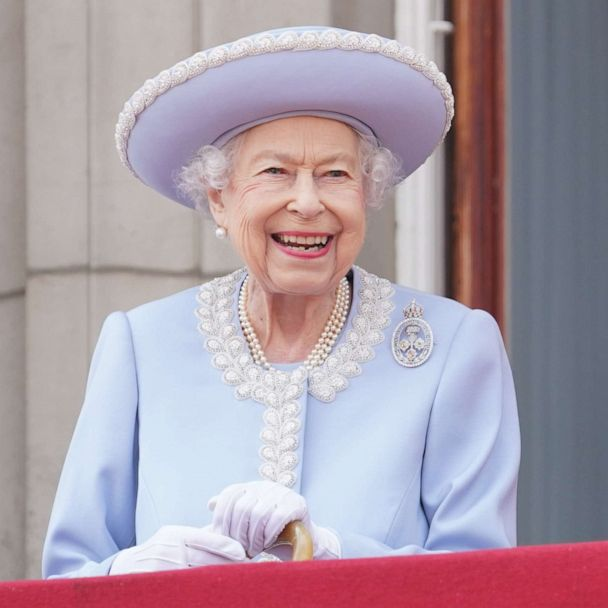
%> input picture Assignment 4 - Color and Multi-scale Representations/src/media/queen.jpg, 608 x 608 px
$ octave ex6.m   (GNU Octave 9; MATLAB toolbox functions it lacks are replaced by stand-ins)
%> lines starting %> are read from the running program, lines starting %| are printed output that depends on the picture
### Assignment 4 - Color and Multi-scale Representations/src/gray2rgb.m
function rgb = gray2rgb(gray, im)
    I_ycbcr = rgb2ycbcr(double(im)./255);
    J_ycbcr = cat(3,gray,I_ycbcr(:,:,2),I_ycbcr(:,:,3));
    rgb = ycbcr2rgb(J_ycbcr);
end

### Assignment 4 - Color and Multi-scale Representations/src/ex6.m
rng(42); % seed

img = im2double(imread("./media/queen.jpg"));

[img, img_clustered, edges, im_stylized] = filter(img);


% 6. Plot and store the results
imwrite(im2uint8(img), "./out/6.img.jpg");
imwrite(im2uint8(img_clustered), "./out/6.img_clustered.jpg");
imwrite(im2uint8(edges), "./out/6.img_clustered_edges.jpg");
imwrite(im2uint8(im_stylized), "./out/6.im_stylized.jpg");


function [img, img_clustered, edges, im_stylized] = filter(img)
    % 1. Cluster the image colors
    clusters = 16;
    [img_clustered, cluster_idx, cluster_center ] = clusterColors(img, clusters);
%> in clusterColors, `[cluster_idx, cluster_center] = kmeans(A, n_clusters);`: cluster_center = 16 rows, first 12: [0.858 0.895 0.95; 0.729 0.696 0.689; 0.752 0.528 0.5; 0.403 0.429 0.486; 0.462 0.257 0.24; 0.752 0.203 0.309; 0.576 0.523 0.54; 0.62 0.397 0.35; 0.638 0.594 0.614; 0.659 0.652 0.78; 0.778 0.832 0.931; 0.505 0.57 0.77]
%> in clusterColors, `img_clustered = reshape(cluster_center(cluster_idx, :), size(img, 1), ..`:
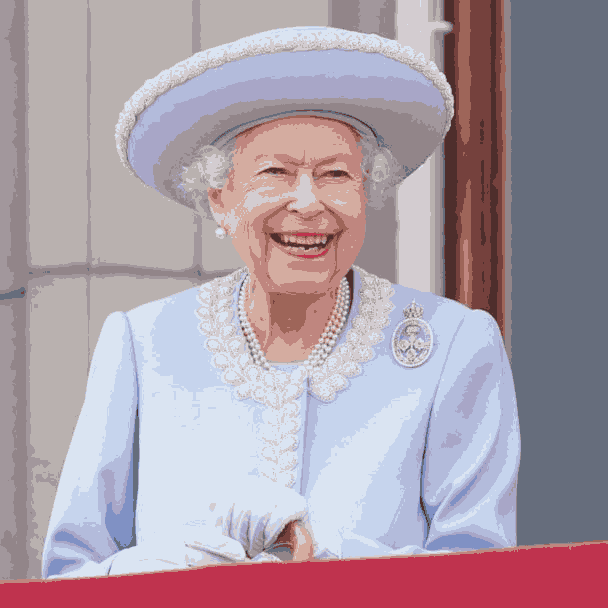
%> img_clustered: size 608x608x3 double; mean R, G, B 0.675, 0.612, 0.656; mean of the top-left, top-right, bottom-left and bottom-right quarters 0.683, 0.522, 0.743, 0.641

    % 2. Find edges using Canny algorithm
    edges = edge(rgb2gray(img), 'canny', 0.1);
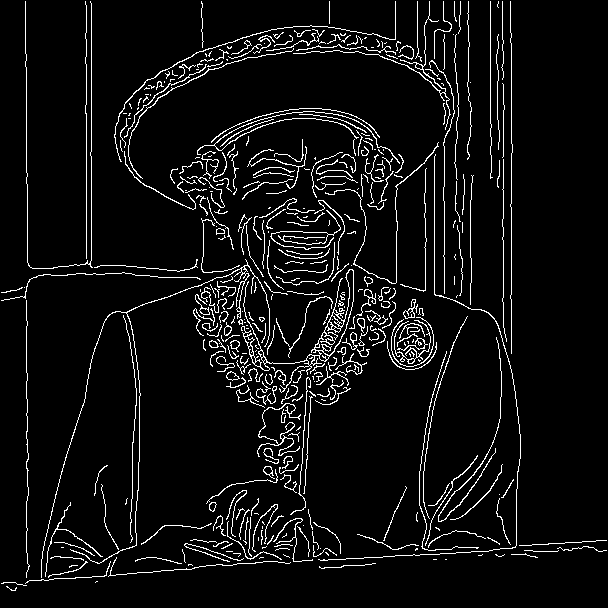
%> edges: size 608x608 logical; 6% white in thin lines or dots

    % 4. Use the edges as a mask to stylize the image
    im_stylized = img_clustered.*~edges;
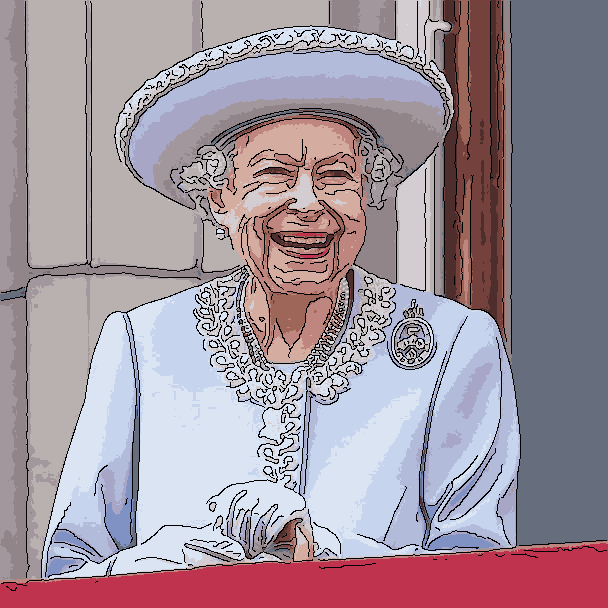
%> im_stylized: size 608x608x3 double; mean R, G, B 0.632, 0.573, 0.614

    % 5. Saturate the colors in HSV space
    im_stylized = rgb2hsv(im_stylized);
%> im_stylized: size 608x608x3 double; mean H, S, V 0.497, 0.182, 0.681
    im_stylized(:, :, 2) = im_stylized(:, :, 2)*1.5;
%> im_stylized: size 608x608x3 double; mean H, S, V 0.497, 0.273, 0.681
    im_stylized = hsv2rgb(im_stylized);
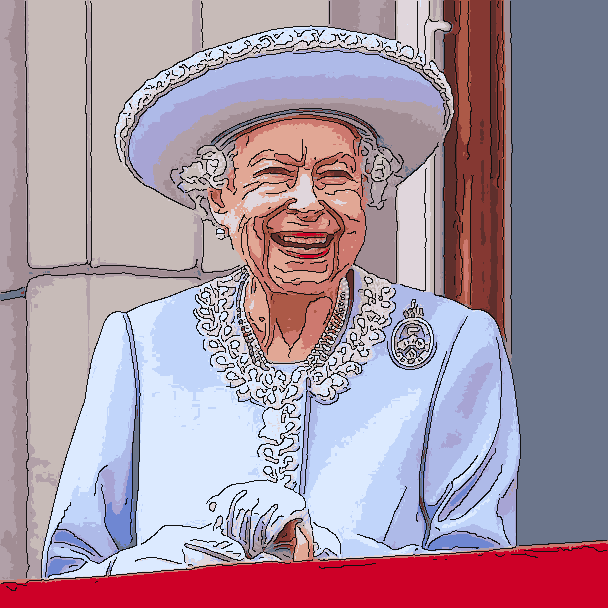
%> im_stylized: size 608x608x3 double; mean R, G, B 0.607, 0.519, 0.581; drawn with min black and max white

    edges = gray2rgb(edges, img);
%> in gray2rgb, `I_ycbcr = rgb2ycbcr(double(im)./255);`: I_ycbcr: size 608x608x3 double; mean of channels 1, 2, 3 0.0649, 0.502, 0.502
%> in gray2rgb, `J_ycbcr = cat(3,gray,I_ycbcr(:,:,2),I_ycbcr(:,:,3));`: J_ycbcr: size 608x608x3 double; mean of channels 1, 2, 3 0.0601, 0.502, 0.502
    imshow([img, img_clustered, edges, im_stylized], []);
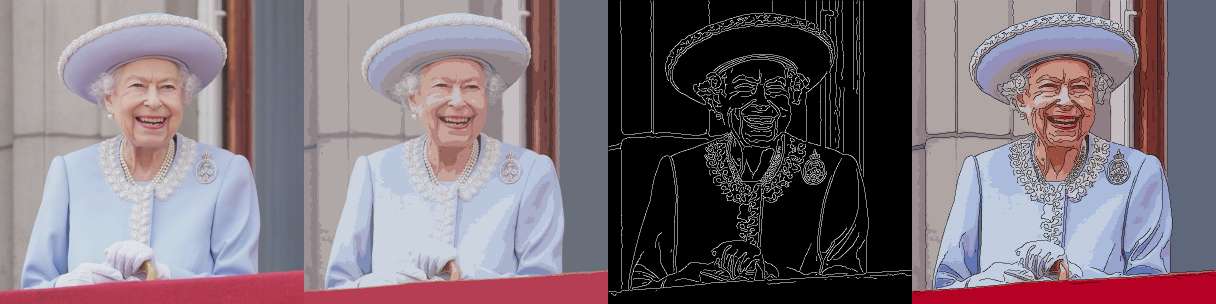
%> displayed picture: size 608x2432x3, on the screen's scale of 0 to 255 (shown at 1/2 size); mean R, G, B 122.9, 111.2, 119.3

    function [img_clustered, cluster_idx, cluster_center ] = clusterColors(img, n_clusters)
        % Cluster
        A = reshape(img, [], 3);
        [cluster_idx, cluster_center] = kmeans(A, n_clusters);
        % Compute clustered image
        img_clustered = reshape(cluster_center(cluster_idx, :), size(img, 1), size(img, 2), 3);
    end
end
